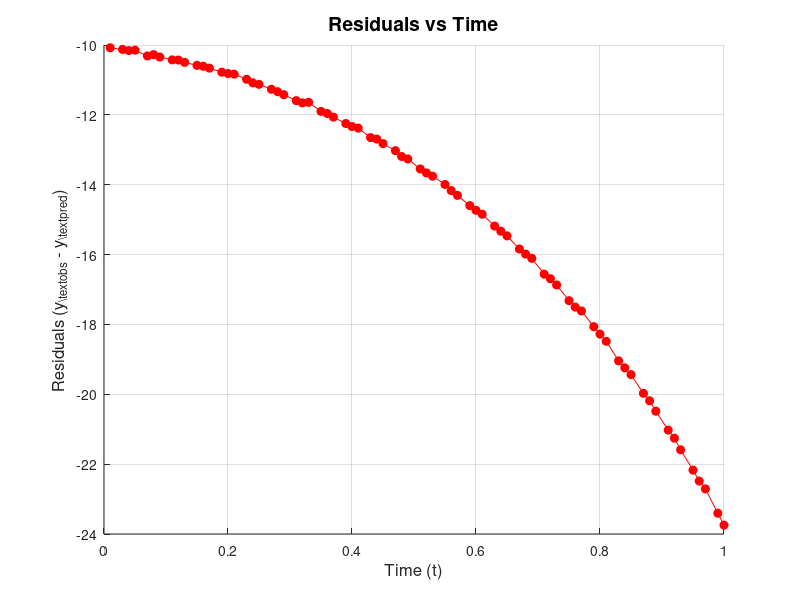

This chart was generated by the following MATLAB code:
a0 = -7.769768988643991;
a1 = -4.144543052379127;
b0 = -0.9776519028585906;
b1 = 0.5030137032683771;

t = [0.01, 0.03, 0.04, 0.05, 0.07, 0.08, 0.09, 0.11, 0.12, 0.13, ...
     0.15, 0.16, 0.17, 0.19, 0.20, 0.21, 0.23, 0.24, 0.25, 0.27, ...
     0.28, 0.29, 0.31, 0.32, 0.33, 0.35, 0.36, 0.37, 0.39, 0.40, ...
     0.41, 0.43, 0.44, 0.45, 0.47, 0.48, 0.49, 0.51, 0.52, 0.53, ...
     0.55, 0.56, 0.57, 0.59, 0.60, 0.61, 0.63, 0.64, 0.65, 0.67, ...
     0.68, 0.69, 0.71, 0.72, 0.73, 0.75, 0.76, 0.77, 0.79, 0.80, ...
     0.81, 0.83, 0.84, 0.85, 0.87, 0.88, 0.89, 0.91, 0.92, 0.93, ...
     0.95, 0.96, 0.97, 0.99, 1.00];

y_obs = [-2.0477, -1.9265, -1.8713, -1.7730, -1.7613, -1.6319, -1.6111, -1.5071, -1.4187, -1.3893, ...
         -1.2824, -1.2101, -1.1633, -1.0771, -1.0126, -0.9273, -0.8622, -0.8554, -0.7896, -0.7089, ...
         -0.6650, -0.6357, -0.5728, -0.5188, -0.3843, -0.3985, -0.3335, -0.3111, -0.2379, -0.1923, ...
         -0.1062, -0.1049, -0.0096, 0.0011, 0.0858, 0.0639, 0.1415, 0.1578, 0.1980, 0.2601, ...
         0.3426, 0.3310, 0.3581, 0.4056, 0.4428, 0.5056, 0.5265, 0.5633, 0.6164, 0.6221, ...
         0.6732, 0.7491, 0.7034, 0.7813, 0.8149, 0.7987, 0.8370, 0.9532, 0.9677, 0.9933, ...
         1.0307, 0.9685, 1.0254, 1.0918, 1.0920, 1.1542, 1.1375, 1.1737, 1.2399, 1.2105, ...
         1.2528, 1.2610, 1.3665, 1.3473, 1.3555];

y_pred = (a0 + a1*t) ./ (b0 + b1*t);

residuals=(y_obs)-(y_pred);
figure;
hold on;
plot(t,residuals,'ro-','MarkerFaceColor','r');
xlabel('Time (t)','FontSize',12);
ylabel('Residuals (y_{\text{obs}} - y_{\text{pred}})','FontSize',12);
title('Residuals vs Time','FontSize',14);
grid on;
hold off;